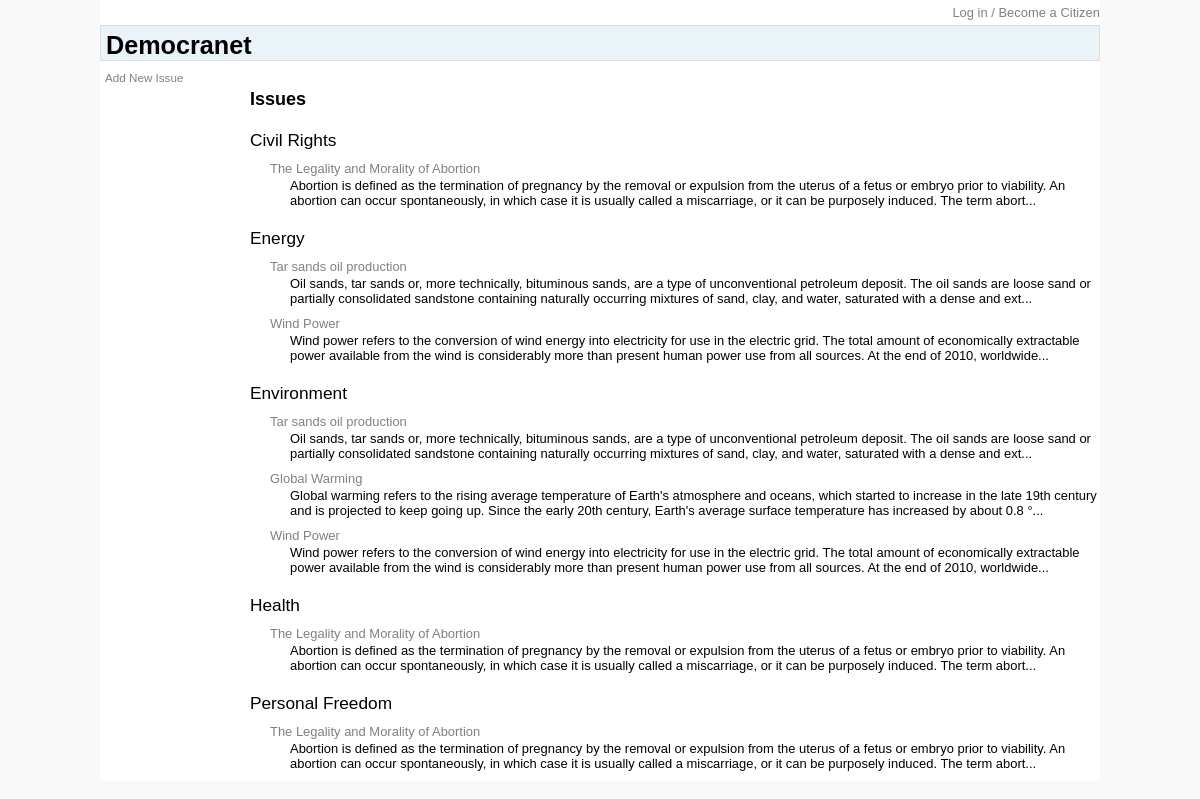
The page / on the database its author committed.
### tables this page shows
CREATE TABLE `issues` (
  `issue_id` int(11) NOT NULL AUTO_INCREMENT,
  `name` varchar(100) NOT NULL,
  `description` varchar(3000) NOT NULL,
  `refs` varchar(10000) DEFAULT NULL,
  PRIMARY KEY (`issue_id`)
);

CREATE TABLE `categories` (
  `category_id` int(11) NOT NULL AUTO_INCREMENT,
  `name` varchar(100) NOT NULL,
  PRIMARY KEY (`category_id`)
);

### inc/util_mysql.php (called while the page is built, shortened)
<?php
function execute_query($sql) {
	global $db;
	$result = mysql_query($sql, $db)
		or die("Could not execute the query: " . mysql_error() . "<br />sql = {$sql}");
	return $result;
}
function fetch_line($result) {
	return mysql_fetch_array($result, MYSQL_ASSOC);
}
?>

### index.php (the view, shortened to what this page needs)
<?php
include ("inc/util_mysql.php");
$citizen = new citizen();
?>
<!DOCTYPE HTML PUBLIC "-//W3C//DTD HTML 4.01 Transitional//EN" "http://www.w3.org/TR/html4/loose.dtd">
<html>
<head>
	<link rel="stylesheet" type="text/css" href="style/democranet.css" />
</head>
<body>
<div id="container">
	<div id="login">
<?php
if ($citizen->id) {
	echo "<p><a href=\"citizen.php\">{$citizen->name}</a>&nbsp;<a href=\"login.php?a=lo&r=index.php\">Log out</a></p>";
} else {
	echo "<p><a href=\"login.php\">Log in / Become a Citizen</a></p>";
}
?>
	</div>
	<div id="header">
		<h1>Democranet</h1>
	</div>
	<div id="container-content">
		<div id="navigation-left">
			<ul>
				<li><a href="issue.php">Add New Issue</a></li>
			</ul>
		</div>
		<div id="content">
			<h3>Issues</h3>
<?php echo get_issue_list(); ?>
		</div>
	</div>
</div>
</body>
</html>
<?php
function get_issue_list() {
	$ret = "<div id=\"issue_list\">";
	$sql = "SELECT c.name category_name, i.issue_id issue_id, i.name issue_name, CONCAT(LEFT(i.description, 270), '...') issue_description
		FROM issues i
		LEFT JOIN issue_category ic ON i.issue_id = ic.issue_id
		LEFT JOIN categories c ON ic.category_id = c.category_id
		ORDER BY c.name ASC";
	$result = execute_query($sql);
	$last_category = "";
	while ($line = fetch_line($result)) {
		$this_category = $line['category_name'];
		if ($this_category != $last_category) {
			$ret .= "<p class=\"is_ca\">{$line['category_name']}</p>\n";
		} elseif ($this_category == null) {
			$ret .= "<p class=\"is_ca\">(Uncategorized)</p>\n";
		}
		$ret .= "<p class=\"is_ti\"><a href=\"issue.php?iid={$line['issue_id']}\" />{$line['issue_name']}</a>
				<p class=\"is_de\">{$line['issue_description']}</p>";
		$last_category = $this_category;
	}
	$ret .= "</div>";
	return $ret;
}
?>

### style/democranet.css (style rules this page uses)
body { font-family: arial, sans-serif; font-size: 0.9em; background: #f9f9f9; margin: 0; }
h1 { font-size: 1.75em; }
h3 { font-size: 1.25em; }
p { font-size: 0.9em; }
li { font-size: 0.9em; }
#container { margin: 0 auto; width: 1000px; background: #fff; }
#login { background: #fff; text-align: right; padding: 5px 0 5px 0; }
#login p { margin: 0; }
#header { background: #EAF3F8; border-style: solid; border-width: 1px; border-color: #dddddd; padding: 5px 0 0 5px; }
#header h1 { margin: 0; }
#container-content { float: left; width: 1000px; background: #fff; }
#navigation-left { font-size: 0.9em; float: left; width: 145px; padding: 10px 0 0 5px; display: inline; }
#navigation-left ul { margin: 0; padding: 0; }
#navigation-left ul li { margin: 0 0 1em; padding: 0; list-style-type: none; }
a:link { text-decoration: none; color: gray; }
#content { min-height: 650px; float: left; width: 850px; padding: 10px 0; }

### index.php (style rules this page uses)
p.is_ca { margin: 20px 0 2px 0; font-size: 120%; }
p.is_ti { margin: 10px 0 2px 20px; }
p.is_de { margin: 0 0 0 40px; }
#issue_list a:link { text-decoration: none; color: gray; }

### rows shown on the page
issues: categories.name "Civil Rights", name "The Legality and Morality of Abortion", issue_description "Abortion is defined as the termination of pregnancy by the removal or expulsion from the uterus of a fetus or embryo prior to viability. An abortion can occur spontaneously, in which case it is usually called a miscarriage, or it can be purposely induced. The term abort...", categories.name "Health", categories.name "Personal Freedom"
issues: categories.name "Energy", name "Tar sands oil production", issue_description "Oil sands, tar sands or, more technically, bituminous sands, are a type of unconventional petroleum deposit. The oil sands are loose sand or partially consolidated sandstone containing naturally occurring mixtures of sand, clay, and water, saturated with a dense and ext...", categories.name "Environment"
issues: name "Wind Power", issue_description "Wind power refers to the conversion of wind energy into electricity for use in the electric grid. The total amount of economically extractable power available from the wind is considerably more than present human power use from all sources. At the end of 2010, worldwide..."
issues: name "Global Warming", issue_description "Global warming refers to the rising average temperature of Earth's atmosphere and oceans, which started to increase in the late 19th century and is projected to keep going up. Since the early 20th century, Earth's average surface temperature has increased by about 0.8 °..."
